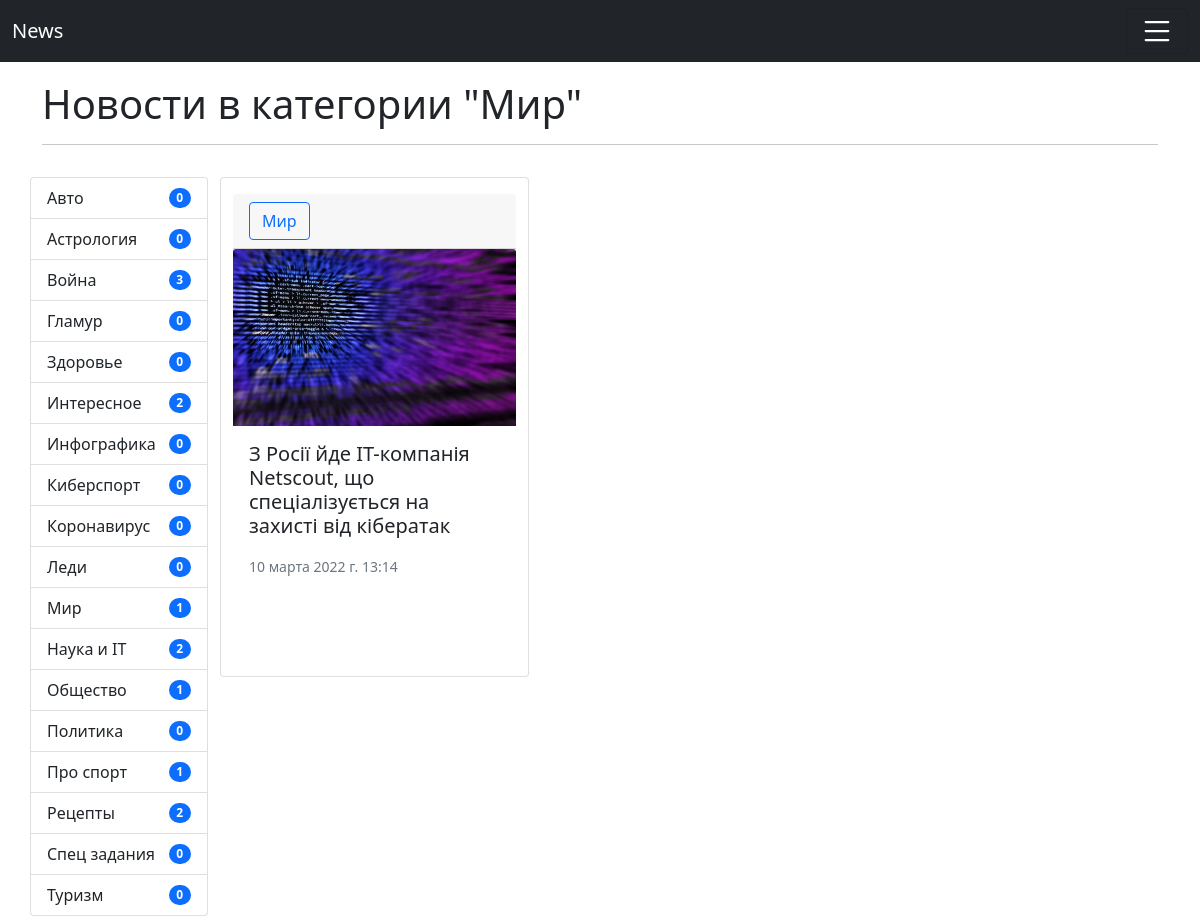
Screenshot of /category/23/ with the database file from the repository.
### news/models.py (models this page shows, shortened)
class Category(models.Model):
    title = models.CharField(max_length=150)
    def __str__(self):
        return self.title
    class Meta:
        verbose_name = 'Категория'
        verbose_name_plural = 'Категории'
        ordering = ['title']

class News(models.Model):
    title = models.CharField('Заголовок', max_length=150)
    content = models.TextField('Контент', blank=True)
    created_at = models.DateTimeField('Дата публ.', auto_now_add=True)
    edited_at = models.DateTimeField('Дата посл. ред.', auto_now=True)
    image = models.ImageField('Картинка', upload_to="photos/%Y/%m/%d", blank=True)
    is_published = models.BooleanField('Опубликовано ?', default=True)
    category = models.ManyToManyField('Category', blank=True, related_name='news')
    class Meta:
        verbose_name = 'Новость'
        verbose_name_plural = 'Новости'
        ordering = ['-created_at']

### news/views.py (the view)
# urls.py: path('category/<int:category_id>/', get_category, name='category'),
def get_category(request, category_id):
    news = News.objects.filter(category=category_id)
    categories = Category.objects.all()
    category = Category.objects.get(pk=category_id)
    context = {
        'news':news,
        'categories':categories,
        'category':category
    }
    return render(request, 'news/category.html', context)

### news/templates/news/category.html (shortened to what this page needs)
{% extends 'base.html' %}
{% block title-h1 %}Новости в категории "{{ category.title }}" {% endblock %}
{% block sidebar %}
    {% include 'inc/_sidebar.html' %}
{% endblock %}
{% block content %}
    {% for item in news %}
    <div class="card mt-3 g-4" style="max-height:500px;">
        <div class="card-header mt-3">
            {% for item_category in item.category.all %}
                <a href="{% url 'category' item_category.pk %}" class="btn btn-outline-primary">{{ item_category }}</a>
            {% endfor %}
        </div>
        {% if item.image %}
            <img src="{{ item.image.url }}" class="card-img-top" alt="...">
        {% else %}
            <img src="https://nsk.triproom.ru/photo/big/noimage.png" class="card-img-top" alt="...">
        {% endif %}
        <div class="card-body">
            <h5 class="card-title">{{ item.title }}</h5>
            <p class="card-text"><small class="text-muted">{{ item.created_at }}</small></p>
        </div>
    </div>
    {% empty %}
        <p class="mt-3">Пока что нет новостей в этой категории</p>
    {% endfor %}
{% endblock %}

### templates/inc/_sidebar.html
{% for item in categories %}
<a href="{% url 'category' item.pk %}"
    class="list-group-item-action list-group-item d-flex justify-content-between align-items-center">{{ item.title }}
    <span class="badge bg-primary rounded-pill d-flex align-items-center">{{ item.news.all|length }}</span>
</a>
{% endfor %}

### rows the page displays
Category: title "Мир", news.all|length "1"
Category: title "Авто", news.all|length "0"
Category: title "Астрология", news.all|length "0"
Category: title "Война", news.all|length "3"
Category: title "Гламур", news.all|length "0"
Category: title "Здоровье", news.all|length "0"
Category: title "Интересное", news.all|length "2"
Category: title "Инфографика", news.all|length "0"
Category: title "Киберспорт", news.all|length "0"
Category: title "Коронавирус", news.all|length "0"
Category: title "Леди", news.all|length "0"
Category: title "Наука и IT", news.all|length "2"
Category: title "Общество", news.all|length "1"
Category: title "Политика", news.all|length "0"
Category: title "Про спорт", news.all|length "1"
Category: title "Рецепты", news.all|length "2"
Category: title "Спец задания", news.all|length "0"
Category: title "Туризм", news.all|length "0"
News: image (picture), title "З Росії йде IT-компанія Netscout, що спеціалізується на захисті від кібератак", created_at "10 марта 2022 г. 13:14"
